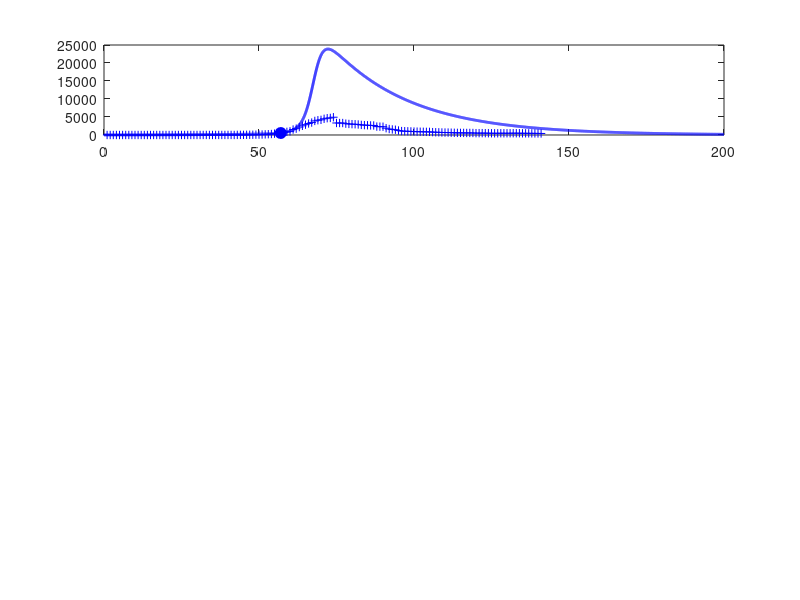

This figure's MATLAB source: (Note: this script raises an error after producing the figure.)
% svr19AUS.m

% Revised:  2020 04 05

% Mathemtatical model for the spread of the covid19 virus
% Model for GLOBAL spread of virus
% Model for CHINA spread of virus: download svr19CHINA.m
% Data from https://www.worldometers.info/coronavirus/
% Date file:  covid19.mat  variable covid19
% Model specified by the variables in the INPUT SECTION of the Script

% DOING PHYSICS WITH MATLAB: 
%   https://d-arora.github.io/Doing-Physics-With-Matlab/
% Documentation
%   http://www.physics.usyd.edu.au/teach_res/mp/doc/sird19E.htm
% Download Scripts
%   http://www.physics.usyd.edu.au/teach_res/mp/mscripts/

% Ian Cooper
% email: matlabvisualphysics@gmail.com
% Matlab 2019b

% Populations: Data d / Model
% Susceptible individuals:  Sd  S
% Active infections (currently infected);  Id  I
% Recovered:  Rd  R
% Dead:  Dd  D

close all
clear
clc

global Imax Rmax Dmax ITmax Smax

load('covid19.mat')

% DATA: variable covid19
% Col 1: World   Id   Currently Infected Cases
% Col 2: World   Rd   Recovered
% Col 3: World   Dd   Deaths

% Data for China with Script svr19CHINA.m
% Col 4: China    Total infected cases
% Col 5: China    Currently Infected Cases
% Col 6: China    Deaths
% Col 7: USA      Total infected cases
% Col 8: USA      Currently infected cases
% Col 9: USA      Deaths
% Col 10: AUST    Total infected cases
% Col 11: AUST    Currently infected cases
% Col 12: AUST    Deaths
% Col 13: INDIA   Total infected cases
% Col 14: INDIA   Currently infected cases
% Col 15: INDIA   Deaths


% Model: number of time steps 
  num = 5000;

% *********************************************************************  
% INPUTS: Model Parameters
% ********************************************************************* 

% Maximum number of days for model   [200]
  tMax = 200;
% Initial number of infections   [0.004] 
  I = zeros(num,1);
  I(1) = 0.004;
% Adjustible model parameters  
% S --> I  [0.38] 
  a = 0.1;
% I --> R  [0.036]
  b = 0.038;
% I --> D  [0.0025]
  d = 0.0006;

% See SETUP for input of surge factors

% *********************************************************************  
% SETUP
% ********************************************************************* 
  
% DATA: Id Rd Dd / Number of data days for COVID19  
  Ndays  = find(covid19 == 0,1) - 1;  
  Idtot  = covid19(1:Ndays,10);
  Id     = covid19(1:Ndays,11);
  Dd     = covid19(1:Ndays,12);

% Model: S  D  R  
  S = zeros(num,1);
  D = zeros(num,1);
  R = zeros(num,1);
  
% Model: Initial values for populations
  S(1) = 1;
  D(1) = 0;
  R(1) = 0;   
  
% TIME [days]
  t = linspace(0,tMax,num)';
  dt = t(2) - t(1);

  
% SURGE FACTORS
  s = zeros(num,1);
  for n = 1:num-1
    if t(n) > 50; s(n) = 0.14; end
    if t(n) > 80; s(n) = 0   ; end
  end

   
% *********************************************************************  
% MODEL: Time Evolution
% ********************************************************************* 
 
for n = 1:num-1
  dS = -a*S(n)*I(n)*dt;
  dI = -dS;
  I(n+1) = I(n) + dI;
  dR = b*I(n)*dt;
  dD = d*I(n)*dt;
  surge = s(n)*S(n)*dt;
  R(n+1) = R(n)+ dR;
  D(n+1) = D(n) + dD;
  S(n+1) = S(n) + dS + surge;
  I(n+1) = I(n+1) - dR - dD;
end

% Scaling I, R and D values at day specified by t_index 
%   I(27) = Id(27)
  t_index = 57;
  index = find(t > t_index,1);
  f = Id(t_index)./ I(index);

% Scale populations
  I = f.*I;
  R = f.*R;
  D = f*D;
  
  Imax = max(I);
  Rmax = max(R);
  Dmax = max(D);
  Smax = max(S);
  
% Model: total population that has been infected;  
  Itot = I + R + D;
  ITmax = max(Itot);
  
% Data
  Rd = Idtot - Id - Dd;
  Idmax = max(Id);
  Rdmax = max(Rd);
  Ddmax = max(Dd);
  ITdmax = max(Idtot);
  
% Percentages: model
  pI = 100*I(end) / Itot(end);
  pR = 100*R(end) / Itot(end);
  pD = 100*D(end) / Itot(end);
  
% Percentages: Data
  pId = 100*Id(end) / Idtot(end);
  pRd = 100*Rd(end) / Idtot(end);
  pDd = 100*Dd(end) / Idtot(end);

  
  
% *********************************************************************  
% GRAPHICS
% ********************************************************************* 

figure(1)
  set(gcf,'units','normalized');
  set(gcf,'position',[0.02 0.05 0.3 0.75]);
  set(gcf,'color','w');

subplot(4,1,1)  % INFECTIONS
    xP = 1: Ndays;
    yP = Id;
    plot(xP,yP,'b+')   
    hold on
    
    xP = t_index; yP = Id(t_index);
    plot(xP,yP,'bo','markerfacecolor','b','markersize',8)
    
    xP = t; yP = I;
    plot(xP,yP,'b','linewidth',2)

    plotMonths(1)
       
    grid on
    title('Active Infections  I')
    ylabel('I','FontName','Times New Roman')  
    set(gca,'fontsize',12)
  
    
subplot(4,1,2)   % RECOVERIES
    xP = 1: Ndays;
    yP = Rd; 
    plot(xP,yP,'k+')
    hold on
 
    xP = t_index; yP = Rd(t_index);
    plot(xP,yP,'ko','markerfacecolor','k','markersize',8)
    
    xP = t; yP = R;
    plot(xP,yP,'k','linewidth',2)
    
    plotMonths(2)    
    
    grid on
    ylabel('R')
    title('Recoveries  R')
    set(gca,'fontsize',12)
   
 subplot(4,1,3)    % DEATHS
    xP = 1: Ndays;
    yP = Dd; 
    plot(xP,yP,'r+')
    hold on
 
    xP = t_index; yP = Dd(t_index);
    plot(xP,yP,'ro','markerfacecolor','r','markersize',8)
    
    xP = t; yP = D;
    plot(xP,yP,'r','linewidth',2)
    
    plotMonths(3)
    grid on
    
    ylabel('D')
    title('Deaths  D')
    set(gca,'fontsize',12)   
    
 subplot(4,1,4)   % Total infections
 
    th = 5;
    k = log(2)/th;
    v0 = 177400/exp(k*60);
    v = v0.*exp(k*(t-35));
   % v(v > ITmax) = ITmax;
    
    xP = t(1:2500);
    yP = v(1:2500);
    plot(xP,yP,'r','linewidth',1.2)
    ylim([0 1.2*ITmax])
    hold on
 
    xP = 1: Ndays;
    yP = Idtot; 
    plot(xP,yP,'b+')
    hold on
    xP = t; yP = Itot;
    plot(xP,yP,'b','linewidth',2)
    
    plotMonths(4)
    
    grid on
    xlabel('days elapsed')
    ylabel('I_{tot}','FontName','Times New Roman')
    title('Total Infections I_{tot}');
    set(gca,'fontsize',12) 
    

figure(2)
   set(gcf,'units','normalized');
   set(gcf,'position',[0.60 0.05 0.25 0.25]);
   set(gcf,'color','w');

   fig = figure(2);
   left_color = [0 0 0];
   right_color = [1 0 1];
   set(fig,'defaultAxesColorOrder',[left_color; right_color]);
   
    hold on
    plotMonths(5)   
        
    hold on
    yyaxis left
    xP = t; yP = S;
    plot(xP,yP,'k','linewidth',2)
    grid on
    xlabel('days elapsed')
    ylabel('Susceptible population  S') 
      
    yyaxis right
    xP = t; yP = s;
    plot(xP,yP,'m','linewidth',1)
    grid on
    ylabel('surge factor  s') 
        
    set(gca,'fontsize',12)    
    box on

    
figure(7)
   set(gcf,'units','normalized');
   set(gcf,'position',[0.33 0.05 0.25 0.35]);
   set(gcf,'color','w');

   xlim([0 120])
   ylim([0 250])
   hh = 250; dh = -25;
   
   txt = 'Start date:  22 January 2020';
   Htext = text(0,hh,txt,'fontsize',12);
   set(Htext,'color','k')
   
   hh = hh+dh;
   txt = 'Model Parameters';
   text(0,hh,txt,'fontsize',12)
   
   hh = hh+dh;
   txt = sprintf('I(0) = %3.0f   a = %2.3f   b = %2.3f   d = %2.3f', ...
       I(1),a,b,d);
   text(0,hh,txt,'fontsize',12)
      
   hh = hh+2*dh; 
   txt = 'DATA';
   text(0,hh,txt,'fontsize',12)
   
    z = datenum([2020 1 22]);
    z = z + Ndays-1;
    z = datetime(z,'ConvertFrom','datenum');
    z.Format = 'dd-MMM-yyyy';
    txt = cellstr(z) ; 
    text(20,hh,txt,'fontsize',12)
    
   hh = hh+dh;
   z1 = Id(end); z2 = Rd(end); z3 = Dd(end); z4 = z1+z2+z3;  
   txt = sprintf('I = %5.0f    R = %5.0f    D = %5.0f    I_{tot} = %5.0f', z1,z2,z3,z4);
   text(6,hh,txt,'fontsize',12)
   
    % Recoveries and Deaths
    pR = 100*Rd(end)/(Rd(end)+Dd(end));
    pD = 100*Dd(end)/(Rd(end)+Dd(end));
    hh = hh+dh;
    txt = sprintf('percent: Active = %2.1f  Recoveries = %2.1f    Deaths = %2.1f   ',pId,pRd,pDd);
    text(2,hh,txt,'fontsize',12)  
   
   hh = hh+2*dh; 
   txt = 'MODEL PREDICTIONS';
   text(0,hh,txt,'fontsize',12)
   
    z = datenum([2020 1 22]);
    z = z + tMax;
    z = datetime(z,'ConvertFrom','datenum');
    z.Format = 'dd-MMM-yyyy';
    txt = cellstr(z) ; 
    text(60,hh,txt,'fontsize',12)
   
   hh = hh+dh;
    z1 = I(end); z2 = R(end); z3 = D(end); z4 = z1+z2+z3;  
    txt = sprintf('I = %5.0f    R = %5.0f    D = %5.0f    I_{tot} = %5.0f', z1,z2,z3,z4);
    text(6,hh,txt,'fontsize',12)

   hh = hh+dh;
    txt = 'Peak';
    text(10,hh,txt,'fontsize',12)
    z = find(I == Imax,1);
    z = t(z) + datenum([2020 1 22]);
    z = datetime(z,'ConvertFrom','datenum');
    z.Format = 'dd-MMM-yyyy';
    txt = cellstr(z) ; 
    text(30,hh,txt,'fontsize',12)
   
    txt = sprintf('I_{peak} = %5.0f',Imax);
    text(70,hh,txt,'fontsize',12)
   
    hh = hh+dh;
    txt = sprintf('percent: Active = %2.1f  Recoveries = %2.1f    Deaths = %2.1f   ',pI,pR,pD);
    text(2,hh,txt,'fontsize',12)   
       
    axis off    
   
   
   
   function  pM = plotMonths(z)
     global Imax Rmax Dmax ITmax Smax
     
     % Months
       m1 = [2020 01 22];    % day zero
       m2 = [2020 02  1];    % Feb
       m3 = [2020 03  1];    % Mar
       m4 = [2020 04  1];    % Apr
       m5 = [2020 05  1];    % May
       m6 = [2020 06  1];    % Jun
       m7 = [2020 07  1];    % Jul
       m8 = [2020 08  1];    % Aug
   
      tm(1) = datenum(m1);
      tm(2) = datenum(m2) - tm(1);
      tm(3) = datenum(m3) - tm(1);
      tm(4) = datenum(m4) - tm(1);
      tm(5) = datenum(m5) - tm(1);
      tm(6) = datenum(m6) - tm(1);
      tm(7) = datenum(m7) - tm(1);
      tm(8) = datenum(m8) - tm(1);
   
      if z == 1; yMax = Imax;  end
      if z == 2; yMax = Rmax;  end
      if z == 3; yMax = Dmax;  end
      if z == 4; yMax = ITmax; end
      if z == 5; yMax = Smax; end
      
      for n = 2:8
        plot([tm(n), tm(n)], [0, yMax],'color', [0.5 0.5 0.5],'linewidth',1);
      end
      
      ys = 0.8;
      text(22, ys*yMax,'F')
      text(52, ys*yMax,'M')
      text(82, ys*yMax,'A')
      text(112,ys*yMax,'M')
      text(142,ys*yMax,'J')
      text(172,ys*yMax,'J')
      
   end
